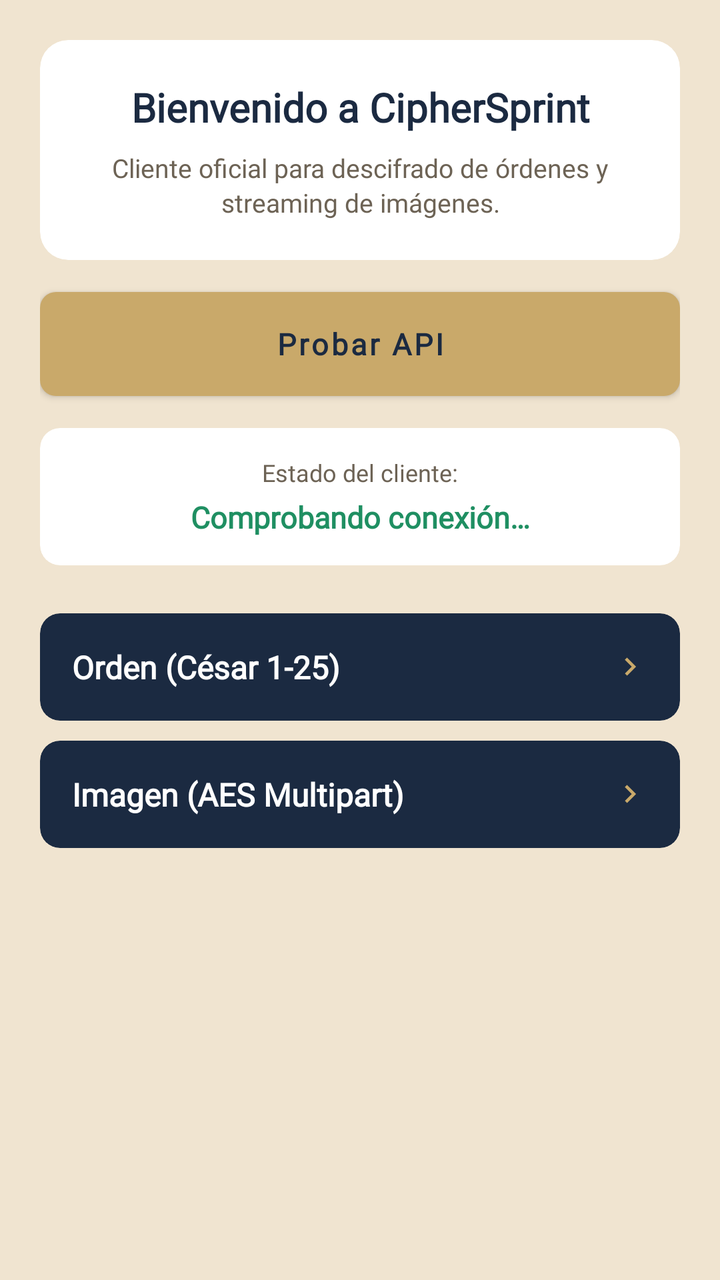
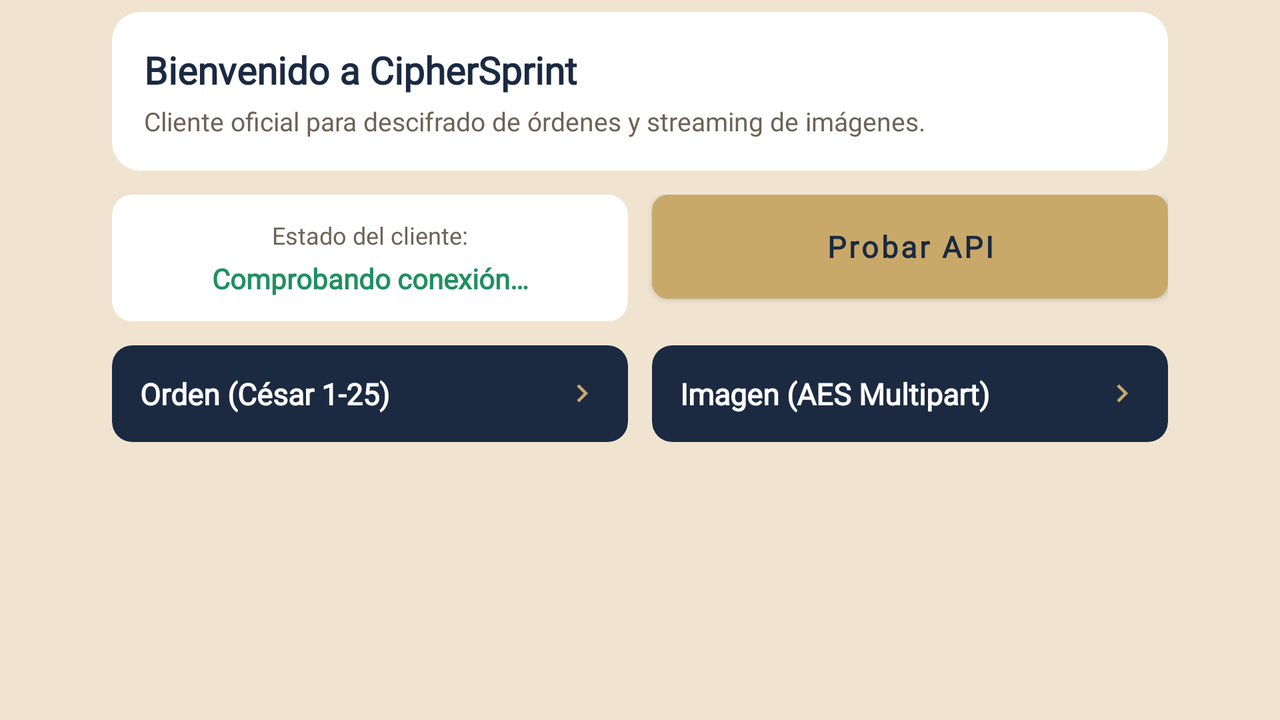

An Android layout and its configuration variant, each rendered on a device that would load it. The default file and the variant file are quoted in full after the pictures.
<!-- AndroidManifest.xml: application theme Theme.CipherSprint -->
<!-- res/layout/fragment_home.xml -->
<?xml version="1.0" encoding="utf-8"?>
<ScrollView xmlns:android="http://schemas.android.com/apk/res/android"
    xmlns:app="http://schemas.android.com/apk/res-auto"
    android:layout_width="match_parent"
    android:layout_height="match_parent"
    android:background="@color/cream"
    android:fillViewport="true"
    android:overScrollMode="never">

    <LinearLayout
        android:layout_width="match_parent"
        android:layout_height="wrap_content"
        android:orientation="vertical"
        android:paddingStart="@dimen/screen_padding_horizontal"
        android:paddingTop="@dimen/screen_padding_vertical"
        android:paddingEnd="@dimen/screen_padding_horizontal"
        android:paddingBottom="@dimen/screen_padding_vertical">

        <com.google.android.material.card.MaterialCardView
            android:layout_width="match_parent"
            android:layout_height="wrap_content"
            app:cardBackgroundColor="@color/white"
            app:cardCornerRadius="14dp"
            app:cardElevation="0dp"
            app:cardPreventCornerOverlap="false"
            app:strokeWidth="0dp">

            <LinearLayout
                android:layout_width="match_parent"
                android:layout_height="wrap_content"
                android:orientation="vertical"
                android:padding="20dp">

                <TextView
                    android:layout_width="match_parent"
                    android:layout_height="wrap_content"
                    android:gravity="center"
                    android:text="@string/home_welcome_title"
                    android:textColor="@color/navy"
                    android:textSize="20sp"
                    android:textStyle="bold" />

                <TextView
                    android:layout_width="match_parent"
                    android:layout_height="wrap_content"
                    android:layout_marginTop="8dp"
                    android:gravity="center"
                    android:lineSpacingExtra="2dp"
                    android:text="@string/home_welcome_body"
                    android:textColor="@color/muted"
                    android:textSize="13sp" />
            </LinearLayout>
        </com.google.android.material.card.MaterialCardView>

        <com.google.android.material.button.MaterialButton
            android:id="@+id/btnCheckApi"
            android:layout_width="match_parent"
            android:layout_height="52dp"
            android:layout_marginTop="16dp"
            android:insetTop="0dp"
            android:insetBottom="0dp"
            android:text="@string/btn_test_api"
            android:textAllCaps="false"
            android:textColor="@color/navy"
            android:textSize="15sp"
            android:textStyle="bold"
            app:backgroundTint="@color/gold"
            app:cornerRadius="8dp"
            app:elevation="0dp" />

        <com.google.android.material.card.MaterialCardView
            android:layout_width="match_parent"
            android:layout_height="wrap_content"
            android:layout_marginTop="16dp"
            app:cardBackgroundColor="@color/white"
            app:cardCornerRadius="10dp"
            app:cardElevation="0dp"
            app:cardPreventCornerOverlap="false"
            app:strokeWidth="0dp">

            <LinearLayout
                android:layout_width="match_parent"
                android:layout_height="wrap_content"
                android:orientation="vertical"
                android:padding="14dp">

                <TextView
                    android:layout_width="match_parent"
                    android:layout_height="wrap_content"
                    android:gravity="center"
                    android:text="@string/home_status_label"
                    android:textColor="@color/muted"
                    android:textSize="12sp" />

                <TextView
                    android:id="@+id/tvStatus"
                    android:layout_width="match_parent"
                    android:layout_height="wrap_content"
                    android:layout_marginTop="4dp"
                    android:accessibilityLiveRegion="polite"
                    android:gravity="center"
                    android:text="@string/home_status_checking"
                    android:textColor="@color/green"
                    android:textSize="15sp"
                    android:textStyle="bold" />
            </LinearLayout>
        </com.google.android.material.card.MaterialCardView>

        <com.google.android.material.card.MaterialCardView
            android:id="@+id/rowOrder"
            android:layout_width="match_parent"
            android:layout_height="wrap_content"
            android:layout_marginTop="24dp"
            android:clickable="true"
            android:focusable="true"
            app:cardBackgroundColor="@color/navy"
            app:cardCornerRadius="10dp"
            app:cardElevation="0dp"
            app:cardPreventCornerOverlap="false"
            app:rippleColor="@color/white_12"
            app:strokeWidth="0dp">

            <LinearLayout
                android:layout_width="match_parent"
                android:layout_height="wrap_content"
                android:gravity="center_vertical"
                android:orientation="horizontal"
                android:paddingStart="16dp"
                android:paddingTop="16dp"
                android:paddingEnd="16dp"
                android:paddingBottom="16dp">

                <TextView
                    android:layout_width="0dp"
                    android:layout_height="wrap_content"
                    android:layout_weight="1"
                    android:text="@string/row_order"
                    android:textColor="@color/white"
                    android:textSize="16sp"
                    android:textStyle="bold" />

                <ImageView
                    android:layout_width="18dp"
                    android:layout_height="18dp"
                    android:importantForAccessibility="no"
                    android:src="@drawable/ic_arrow_right" />
            </LinearLayout>
        </com.google.android.material.card.MaterialCardView>

        <com.google.android.material.card.MaterialCardView
            android:id="@+id/rowImage"
            android:layout_width="match_parent"
            android:layout_height="wrap_content"
            android:layout_marginTop="10dp"
            android:clickable="true"
            android:focusable="true"
            app:cardBackgroundColor="@color/navy"
            app:cardCornerRadius="10dp"
            app:cardElevation="0dp"
            app:cardPreventCornerOverlap="false"
            app:rippleColor="@color/white_12"
            app:strokeWidth="0dp">

            <LinearLayout
                android:layout_width="match_parent"
                android:layout_height="wrap_content"
                android:gravity="center_vertical"
                android:orientation="horizontal"
                android:paddingStart="16dp"
                android:paddingTop="16dp"
                android:paddingEnd="16dp"
                android:paddingBottom="16dp">

                <TextView
                    android:layout_width="0dp"
                    android:layout_height="wrap_content"
                    android:layout_weight="1"
                    android:text="@string/row_image"
                    android:textColor="@color/white"
                    android:textSize="16sp"
                    android:textStyle="bold" />

                <ImageView
                    android:layout_width="18dp"
                    android:layout_height="18dp"
                    android:importantForAccessibility="no"
                    android:src="@drawable/ic_arrow_right" />
            </LinearLayout>
        </com.google.android.material.card.MaterialCardView>

    </LinearLayout>
</ScrollView>
<!-- resources referenced by this layout -->
<resources>
  <color name="cream">#F0E4D0</color>
  <color name="gold">#C9A96A</color>
  <color name="green">#1F8F62</color>
  <color name="muted">#6D6355</color>
  <color name="navy">#1B2A41</color>
  <color name="white">#FFFFFF</color>
  <color name="white_12">#1FFFFFFF</color>
  <dimen name="screen_padding_horizontal">20dp</dimen>
  <dimen name="screen_padding_vertical">20dp</dimen>
  <!-- drawable ic_arrow_right (drawable) -->
  <?xml version="1.0" encoding="utf-8"?>
  <vector xmlns:android="http://schemas.android.com/apk/res/android"
      android:width="24dp"
      android:height="24dp"
      android:viewportWidth="24"
      android:viewportHeight="24">
      <path
          android:fillColor="@color/gold"
          android:pathData="M8.59,16.59L13.17,12 8.59,7.41 10,6l6,6 -6,6z" />
  </vector>
  <string name="btn_test_api">Probar API</string>
  <string name="home_status_checking">Comprobando conexión…</string>
  <string name="home_status_label">Estado del cliente:</string>
  <string name="home_welcome_body">Cliente oficial para descifrado de órdenes y streaming de imágenes.</string>
  <string name="home_welcome_title">Bienvenido a CipherSprint</string>
  <string name="row_image">Imagen (AES Multipart)</string>
  <string name="row_order">Orden (César 1-25)</string>
  <style name="Theme.CipherSprint" parent="Theme.MaterialComponents.Light.NoActionBar">
          <item name="colorPrimary">@color/navy</item>
          <item name="colorPrimaryVariant">@color/navy_dark</item>
          <item name="colorSecondary">@color/gold</item>
          <item name="colorSecondaryVariant">@color/gold_dark</item>
          <item name="android:windowBackground">@color/cream</item>
          <item name="android:statusBarColor">@color/navy</item>
          <item name="android:navigationBarColor">@color/navy</item>
          <item name="android:windowLightStatusBar">false</item>
          <item name="android:fontFamily">@font/inter</item>
          <item name="android:forceDarkAllowed">false</item>
          <item name="android:windowNoTitle">true</item>
          <item name="android:windowActionModeOverlay">true</item>
      </style>
  <color name="navy_dark">#121E2E</color>
  <color name="gold_dark">#B39150</color>
</resources>
<!-- res/layout-land/fragment_home.xml (the repository's variant of the layout above) -->
<!-- drawn on the phone turned sideways -->
<?xml version="1.0" encoding="utf-8"?>
<ScrollView xmlns:android="http://schemas.android.com/apk/res/android"
    xmlns:app="http://schemas.android.com/apk/res-auto"
    android:layout_width="match_parent"
    android:layout_height="match_parent"
    android:background="@color/cream"
    android:fillViewport="true"
    android:overScrollMode="never">

    <LinearLayout
        android:layout_width="match_parent"
        android:layout_height="wrap_content"
        android:orientation="vertical"
        android:paddingStart="@dimen/screen_padding_horizontal"
        android:paddingTop="@dimen/screen_padding_vertical"
        android:paddingEnd="@dimen/screen_padding_horizontal"
        android:paddingBottom="@dimen/screen_padding_vertical">

        <com.google.android.material.card.MaterialCardView
            android:layout_width="match_parent"
            android:layout_height="wrap_content"
            app:cardBackgroundColor="@color/white"
            app:cardCornerRadius="14dp"
            app:cardElevation="0dp"
            app:cardPreventCornerOverlap="false"
            app:strokeWidth="0dp">

            <LinearLayout
                android:layout_width="match_parent"
                android:layout_height="wrap_content"
                android:gravity="center_vertical"
                android:orientation="horizontal"
                android:padding="16dp">

                <LinearLayout
                    android:layout_width="0dp"
                    android:layout_height="wrap_content"
                    android:layout_weight="1"
                    android:orientation="vertical">

                    <TextView
                        android:layout_width="match_parent"
                        android:layout_height="wrap_content"
                        android:text="@string/home_welcome_title"
                        android:textColor="@color/navy"
                        android:textSize="19sp"
                        android:textStyle="bold" />

                    <TextView
                        android:layout_width="match_parent"
                        android:layout_height="wrap_content"
                        android:layout_marginTop="4dp"
                        android:text="@string/home_welcome_body"
                        android:textColor="@color/muted"
                        android:textSize="13sp" />
                </LinearLayout>
            </LinearLayout>
        </com.google.android.material.card.MaterialCardView>

        <LinearLayout
            android:layout_width="match_parent"
            android:layout_height="wrap_content"
            android:layout_marginTop="12dp"
            android:baselineAligned="false"
            android:orientation="horizontal">

            <com.google.android.material.card.MaterialCardView
                android:layout_width="0dp"
                android:layout_height="wrap_content"
                android:layout_weight="1"
                app:cardBackgroundColor="@color/white"
                app:cardCornerRadius="10dp"
                app:cardElevation="0dp"
                app:cardPreventCornerOverlap="false"
                app:strokeWidth="0dp">

                <LinearLayout
                    android:layout_width="match_parent"
                    android:layout_height="wrap_content"
                    android:gravity="center"
                    android:orientation="vertical"
                    android:padding="12dp">

                    <TextView
                        android:layout_width="match_parent"
                        android:layout_height="wrap_content"
                        android:gravity="center"
                        android:text="@string/home_status_label"
                        android:textColor="@color/muted"
                        android:textSize="12sp" />

                    <TextView
                        android:id="@+id/tvStatus"
                        android:layout_width="match_parent"
                        android:layout_height="wrap_content"
                        android:layout_marginTop="4dp"
                        android:accessibilityLiveRegion="polite"
                        android:gravity="center"
                        android:text="@string/home_status_checking"
                        android:textColor="@color/green"
                        android:textSize="14sp"
                        android:textStyle="bold" />
                </LinearLayout>
            </com.google.android.material.card.MaterialCardView>

            <com.google.android.material.button.MaterialButton
                android:id="@+id/btnCheckApi"
                android:layout_width="0dp"
                android:layout_height="52dp"
                android:layout_marginStart="12dp"
                android:layout_weight="1"
                android:insetTop="0dp"
                android:insetBottom="0dp"
                android:text="@string/btn_test_api"
                android:textAllCaps="false"
                android:textColor="@color/navy"
                android:textSize="15sp"
                android:textStyle="bold"
                app:backgroundTint="@color/gold"
                app:cornerRadius="8dp"
                app:elevation="0dp" />
        </LinearLayout>

        <LinearLayout
            android:layout_width="match_parent"
            android:layout_height="wrap_content"
            android:layout_marginTop="12dp"
            android:baselineAligned="false"
            android:orientation="horizontal">

            <com.google.android.material.card.MaterialCardView
                android:id="@+id/rowOrder"
                android:layout_width="0dp"
                android:layout_height="wrap_content"
                android:layout_weight="1"
                android:clickable="true"
                android:focusable="true"
                app:cardBackgroundColor="@color/navy"
                app:cardCornerRadius="10dp"
                app:cardElevation="0dp"
                app:cardPreventCornerOverlap="false"
                app:rippleColor="@color/white_12"
                app:strokeWidth="0dp">

                <LinearLayout
                    android:layout_width="match_parent"
                    android:layout_height="wrap_content"
                    android:gravity="center_vertical"
                    android:orientation="horizontal"
                    android:padding="14dp">

                    <TextView
                        android:layout_width="0dp"
                        android:layout_height="wrap_content"
                        android:layout_weight="1"
                        android:text="@string/row_order"
                        android:textColor="@color/white"
                        android:textSize="15sp"
                        android:textStyle="bold" />

                    <ImageView
                        android:layout_width="18dp"
                        android:layout_height="18dp"
                        android:importantForAccessibility="no"
                        android:src="@drawable/ic_arrow_right" />
                </LinearLayout>
            </com.google.android.material.card.MaterialCardView>

            <com.google.android.material.card.MaterialCardView
                android:id="@+id/rowImage"
                android:layout_width="0dp"
                android:layout_height="wrap_content"
                android:layout_marginStart="12dp"
                android:layout_weight="1"
                android:clickable="true"
                android:focusable="true"
                app:cardBackgroundColor="@color/navy"
                app:cardCornerRadius="10dp"
                app:cardElevation="0dp"
                app:cardPreventCornerOverlap="false"
                app:rippleColor="@color/white_12"
                app:strokeWidth="0dp">

                <LinearLayout
                    android:layout_width="match_parent"
                    android:layout_height="wrap_content"
                    android:gravity="center_vertical"
                    android:orientation="horizontal"
                    android:padding="14dp">

                    <TextView
                        android:layout_width="0dp"
                        android:layout_height="wrap_content"
                        android:layout_weight="1"
                        android:text="@string/row_image"
                        android:textColor="@color/white"
                        android:textSize="15sp"
                        android:textStyle="bold" />

                    <ImageView
                        android:layout_width="18dp"
                        android:layout_height="18dp"
                        android:importantForAccessibility="no"
                        android:src="@drawable/ic_arrow_right" />
                </LinearLayout>
            </com.google.android.material.card.MaterialCardView>
        </LinearLayout>

    </LinearLayout>
</ScrollView>
<!-- resources referenced by the variant -->
<!-- as the phone turned sideways resolves them -->
<resources>
  <color name="cream">#F0E4D0</color>
  <color name="gold">#C9A96A</color>
  <color name="green">#1F8F62</color>
  <color name="muted">#6D6355</color>
  <color name="navy">#1B2A41</color>
  <color name="white">#FFFFFF</color>
  <color name="white_12">#1FFFFFFF</color>
  <!-- from res/values-land/ -->
  <dimen name="screen_padding_horizontal">56dp</dimen>
  <!-- from res/values-land/ -->
  <dimen name="screen_padding_vertical">6dp</dimen>
  <!-- drawable ic_arrow_right (drawable) -->
  <?xml version="1.0" encoding="utf-8"?>
  <vector xmlns:android="http://schemas.android.com/apk/res/android"
      android:width="24dp"
      android:height="24dp"
      android:viewportWidth="24"
      android:viewportHeight="24">
      <path
          android:fillColor="@color/gold"
          android:pathData="M8.59,16.59L13.17,12 8.59,7.41 10,6l6,6 -6,6z" />
  </vector>
  <string name="btn_test_api">Probar API</string>
  <string name="home_status_checking">Comprobando conexión…</string>
  <string name="home_status_label">Estado del cliente:</string>
  <string name="home_welcome_body">Cliente oficial para descifrado de órdenes y streaming de imágenes.</string>
  <string name="home_welcome_title">Bienvenido a CipherSprint</string>
  <string name="row_image">Imagen (AES Multipart)</string>
  <string name="row_order">Orden (César 1-25)</string>
  <style name="Theme.CipherSprint" parent="Theme.MaterialComponents.Light.NoActionBar">
          <item name="colorPrimary">@color/navy</item>
          <item name="colorPrimaryVariant">@color/navy_dark</item>
          <item name="colorSecondary">@color/gold</item>
          <item name="colorSecondaryVariant">@color/gold_dark</item>
          <item name="android:windowBackground">@color/cream</item>
          <item name="android:statusBarColor">@color/navy</item>
          <item name="android:navigationBarColor">@color/navy</item>
          <item name="android:windowLightStatusBar">false</item>
          <item name="android:fontFamily">@font/inter</item>
          <item name="android:forceDarkAllowed">false</item>
          <item name="android:windowNoTitle">true</item>
          <item name="android:windowActionModeOverlay">true</item>
      </style>
  <color name="navy_dark">#121E2E</color>
  <color name="gold_dark">#B39150</color>
</resources>
